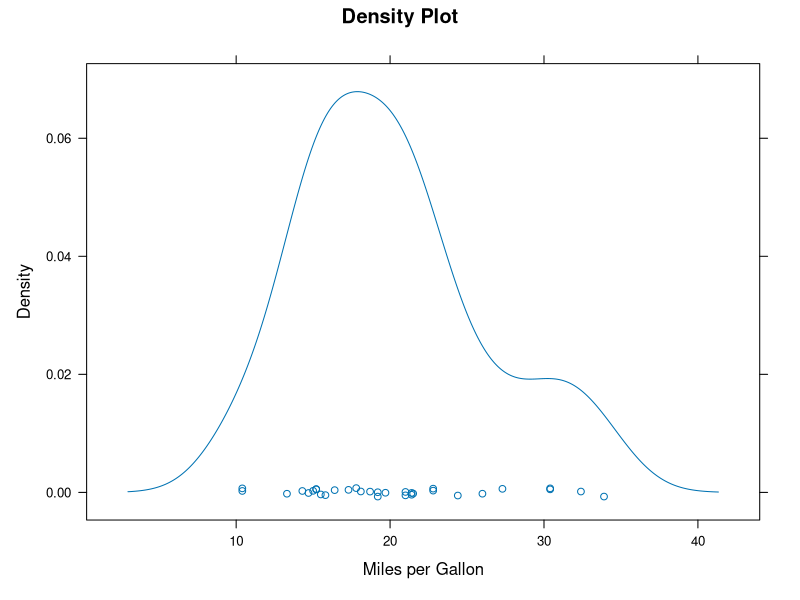
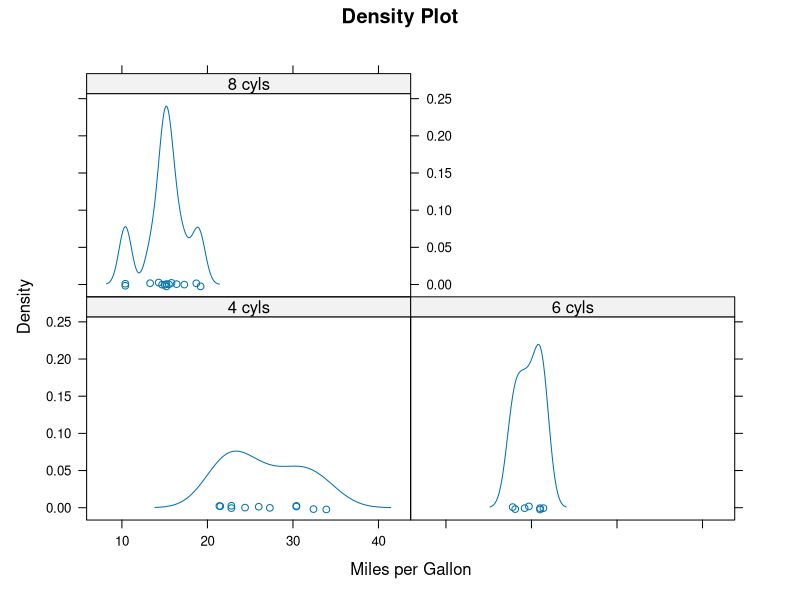
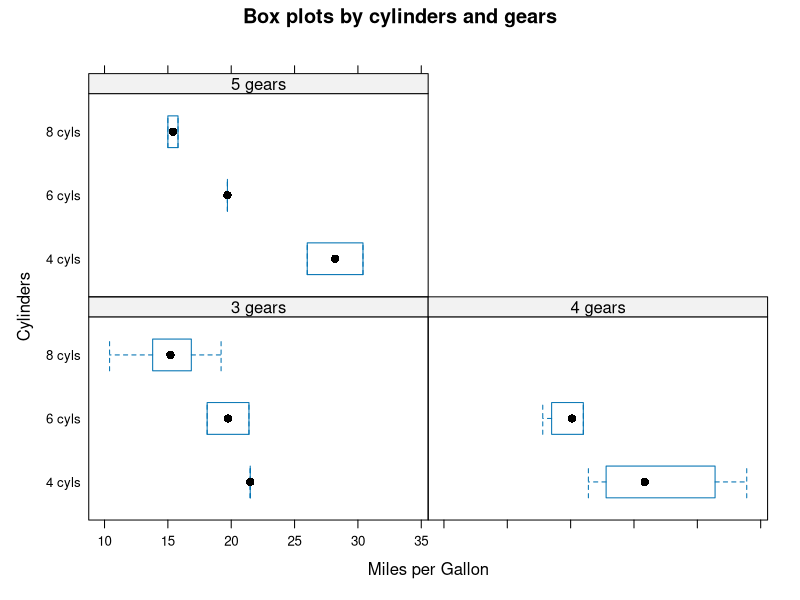

R code for these plots, in order:
library(lattice)
attach(mtcars)

gear = factor(gear, levels = c(3, 4, 5), labels = c("3 gears", "4 gears", "5 gears"))
cyl = factor(cyl, levels = c(4, 6, 8), labels = c("4 cyls", "6 cyls", "8 cyls"))

densityplot(~mpg, main = "Density Plot", xlab = "Miles per Gallon")
densityplot(~mpg | cyl, main = "Density Plot", xlab = "Miles per Gallon")
bwplot(cyl ~ mpg | gear, main = "Box plots by cylinders and gears", xlab = "Miles per Gallon", ylab = "Cylinders")

